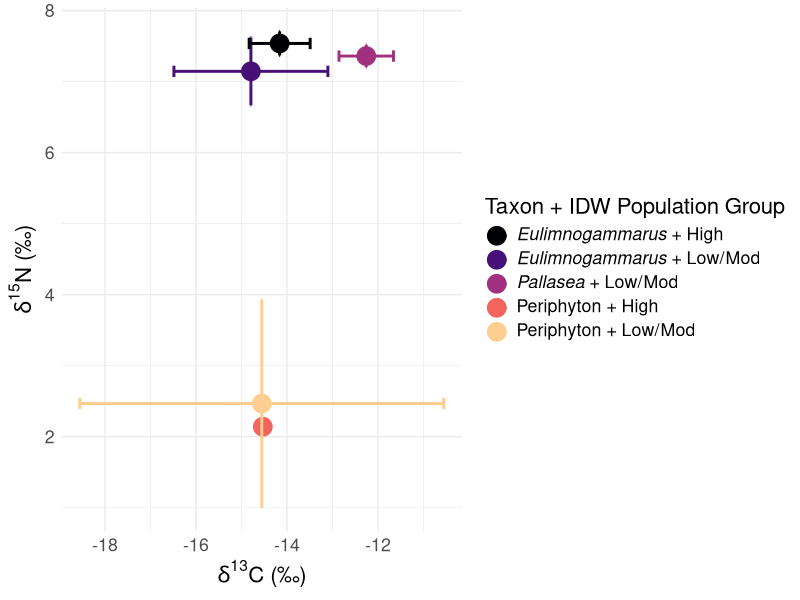

Here is the R script that generated this plot:
# This script aggregates stable isotopes with sewage
# indicator data in Lake Baikal to produce a stable isotope
# biplot for the associated manuscript. 

library(dplyr)
library(tidyr)
library(ggplot2)
library(viridis)
library(ggtext)

# Check if figures directory exists 
# If not, create the figures directory
sub_dir <- "figures"
output_dir <- file.path(here::here(), sub_dir)

if (!dir.exists(output_dir)){
  dir.create(output_dir)
} else {
  print("Dir 'figures' already exists!")
}

# 1. Load the data --------------------------------------------------------

stable_isotopes <- read.csv("../cleaned_data/stable_isotopes.csv",
                            header = TRUE)


# 2. Define IDW population groupings --------------------------------------

low <- c("BGO-1", "BGO-2", "BGO-3", "KD-1", "KD-2", "MS-1")
mod <- c("BK-2", "BK-3", "SM-1")
high <- c("BK-1", "EM-1", "LI-3", "LI-2", "LI-1")


# 3. Build and export stable isotope biplot -------------------------------

# To aggregate the data necessary to creat the stable isotopes 
# biplot, we first find the mean and then the standard deviaton
# of each C13 and N15 value for each taxon-IDW population grouping.

foodweb_data <- stable_isotopes %>%
  mutate(idw_group = ifelse(site %in% c(low, mod), "Low/Mod", NA),
         idw_group = ifelse(site %in% high, "High", idw_group),
         Genus = as.character(Genus),
         Genus = ifelse(test = Genus != "Periphyton",
                        yes = paste0("*", as.character(Genus), "*"),
                        no = Genus)) %>%
  unite(taxon_idw_pop, c("Genus", "idw_group"), sep = " + ") %>%
  filter(!grepl("NA", taxon_idw_pop)) %>%
  select(taxon_idw_pop, C13, N15) %>%
  group_by(taxon_idw_pop) %>%
  summarize(mean_N15 = mean(N15),
            mean_C13 = mean(C13),
            sd_N15 = sd(N15),
            sd_C13 = sd(C13))


# Step 4: Build the stable isotopes biplot -------------------------------


foodweb_plot <- ggplot(data = foodweb_data, 
                       aes(mean_C13, mean_N15, 
                           color = taxon_idw_pop)) +
  geom_point(size = 6) +
  geom_errorbar(aes(ymin = mean_N15-sd_N15, 
                    ymax = mean_N15+sd_N15), size = 1) +
  geom_errorbarh(aes(xmin = mean_C13-sd_C13, 
                     xmax = mean_C13+sd_C13), size = 1) +
  labs(color = "Taxon + IDW Population Group") +
  scale_color_viridis_d(begin = 0,
                        end = 0.9,
                        option = "magma") +
  xlab(expression(paste(delta^{13}, "C (\u2030)"))) +
  ylab(expression(paste(delta^{15}, "N (\u2030)"))) +
  theme_minimal() +
  theme(text = element_text(size = 16),
        legend.text = element_markdown())

ggsave("../figures/stable_isotopes_biplot.png", foodweb_plot,
       device = "png", width = 9, height = 6, units = "in")
